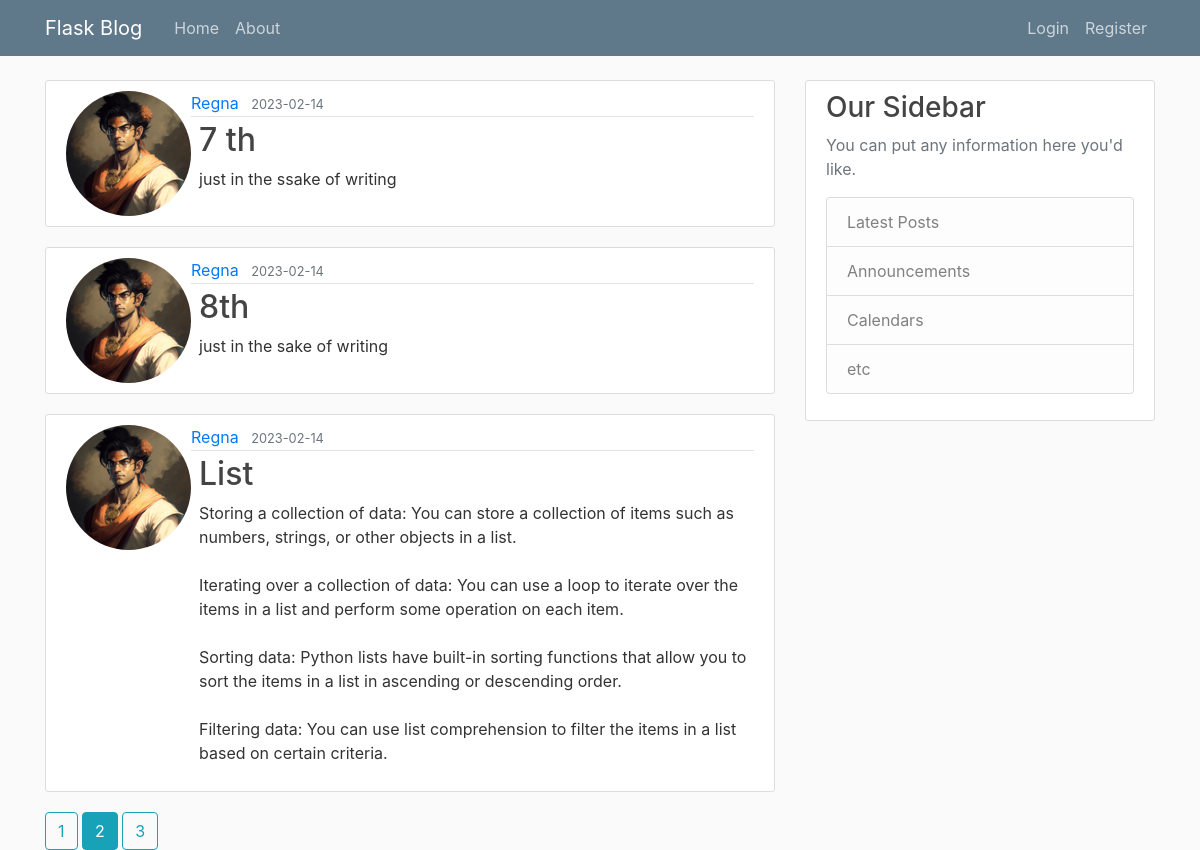
The page /home?page=2 on the database its author committed.
### flaskblog/models.py (models this page shows, shortened)
class Post(db.Model):
    id = db.Column(db.Integer, primary_key=True)
    title = db.Column(db.String(100), nullable=False)
    date_posted = db.Column(db.DateTime, nullable=False, default=datetime.now(timezone(timedelta(hours=5, minutes=30))))
    content = db.Column(db.Text, nullable=False)
    user_id = db.Column(db.Integer, db.ForeignKey('user.id'), nullable=False)

class User(db.Model,UserMixin):
    id = db.Column(db.Integer, primary_key=True)
    username = db.Column(db.String(20), unique=True, nullable=False)
    email = db.Column(db.String(120), unique=True, nullable=False)
    image_file = db.Column(db.String(20), nullable=False, default='default.png')
    password = db.Column(db.String(60), nullable=False)
    posts = db.relationship('Post', backref='author', lazy=True)

### flaskblog/main/routes.py (the view)
@main.route("/")
@main.route("/home")
def home():
    page=request.args.get('page',1,type=int)
    posts=Post.query.order_by(Post.date_posted.desc()).paginate(page=page,per_page=3)
    return render_template('home.html', posts=posts)

### flaskblog/templates/home.html
{% extends "layout.html" %}
{% block content %}
{% for post in posts %}
<article class="media content-section">
  <img src="{{url_for('static',filename='profile.pics/'+post.author.image_file)}} " alt="" class="rounded-circle article-image">
    <div class="media-body">
      <div class="article-metadata">
        <a class="mr-2" href="{{url_for('users.user_post',username=post.author.username)}} ">{{ post.author.username }}</a>
        <small class="text-muted">{{ post.date_posted.strftime('%Y-%m-%d') }}</small>
      </div>
      <h2><a class="article-title ml-2" href="{{url_for('posts_v2.post',post_id=post.id)}}">{{ post.title }}</a></h2>
      <p class="article-content ml-lg-2">{{ post.content }}</p>
    </div>
  </article>
{% endfor %}
{% for page_num in posts.iter_pages(left_edge=1,right_edge=1, left_current=1, right_current=1) %}
  {%if page_num %}
    {%if posts.page==page_num%}
      <a href="{{url_for('main.home',page=page_num)}}" class="btn btn-info">{{page_num}}</a>
    {%else%}
    <a href="{{url_for('main.home',page=page_num)}}" class="btn btn-outline-info">{{page_num}}</a>
    {%endif%}
  {%else%}
      ...
  {%endif%}
{% endfor %}
{% endblock content %}

### flaskblog/static/main.css (style rules this page uses)
body { background: #fafafa; color: #333333; margin-top: 5rem; }
h1, h2, h3, h4, h5, h6 { color: #444444; }
.content-section { background: #ffffff; padding: 10px 20px; border: 1px solid #dddddd; border-radius: 3px; margin-bottom: 20px; }
.article-title { color: #444444; }
.article-content { white-space: pre-line; }
.article-metadata { padding-bottom: 1px; margin-bottom: 4px; border-bottom: 1px solid #e3e3e3 }

### rows shown on the page
Post: image_file (picture), author.username "Regna", date_posted "2023-02-14", title "7 th", content "just in the ssake of writing"
Post: image_file (picture), author.username "Regna", date_posted "2023-02-14", title "8th", content "just in the sake of writing"
Post: image_file (picture), author.username "Regna", date_posted "2023-02-14", title "List", content "Storing a collection of data: You can store a collection of items such as numbers, strings, or other objects in a list. Iterating over a collection of data: You can use a loop to iterate over the items in a list and perform some operation on each item. Sorting data: Python lists have built-in sorting functions that allow you to sort the items in a list in ascending or descending order. Filtering data: You can use list comprehension to filter the items in a list based on certain criteria."

### other values the page prints
{{ page_num }} "1" "3"
{{ page_num }} "2"
